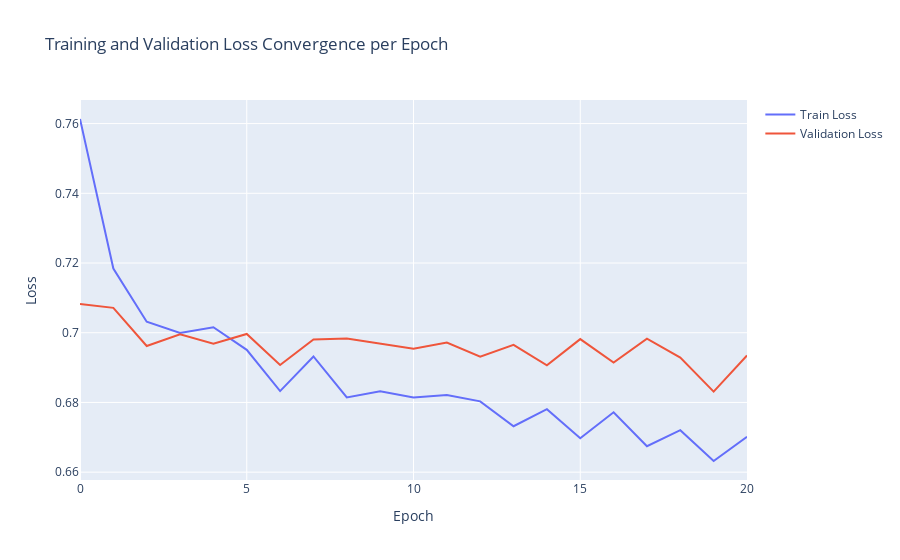
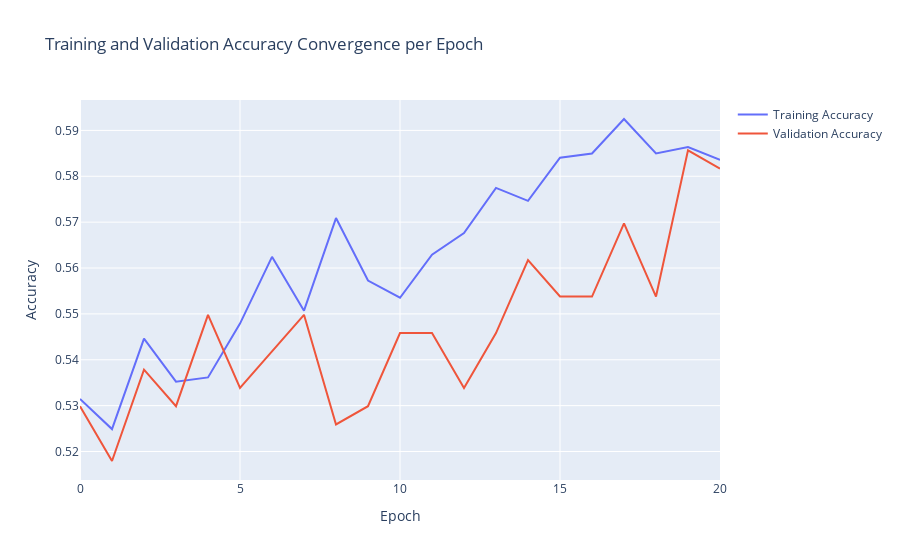

Here is the notebook cell these charts were saved with, in order:
### Code cell
def evaluate_convergence(history):
    epochs = []
    for i in range(len(history.history['loss'])):
        epochs.append(i)
    
    train_loss = history.history['loss']
    val_loss = history.history['val_loss']
    fig1 = make_subplots(rows=1, cols=1, specs=[[{'type':'xy'}]])
    fig1.add_trace(go.Scatter(x=epochs, y=train_loss, mode="lines", name="Train Loss"), row=1, col=1)
    fig1.add_trace(go.Scatter(x=epochs, y=val_loss, mode="lines", name="Validation Loss"), row=1, col=1)
    fig1.update_layout(
        title = "Training and Validation Loss Convergence per Epoch", 
        xaxis1 = dict(title_text = "Epoch"),
        yaxis1 = dict(title_text = "Loss"),
    )
#     fig1.write_image()
    fig1.show()
    
    train_acc = history.history['acc']
    val_acc = history.history['val_acc']
    fig2 = make_subplots(rows=1, cols=1, specs=[[{'type':'xy'}]])
    fig2.add_trace(go.Scatter(x=epochs, y=train_acc, mode="lines", name="Training Accuracy"), row=1, col=1)
    fig2.add_trace(go.Scatter(x=epochs, y=val_acc, mode="lines", name="Validation Accuracy"), row=1, col=1)
    fig2.update_layout(
        title = "Training and Validation Accuracy Convergence per Epoch", 
        xaxis1 = dict(title_text = "Epoch"),
        yaxis1 = dict(title_text = "Accuracy"),
    )
#     fig2.write_image()
    fig2.show()
    
evaluate_convergence(history)

### Figure 1 — Plotly figure (JSON) as saved in the notebook; plotly's stock layout.template omitted (floating-point values rounded to 4 significant figures)
{"data": [{"mode": "lines", "name": "Train Loss", "type": "scatter", "x": [0, 1, 2, 3, 4, 5, 6, 7, 8, 9, 10, 11, 12, 13, 14, 15, 16, 17, 18, 19, 20], "xaxis": "x", "y": [0.7613, 0.7184, 0.7032, 0.6999, 0.7016, 0.6951, 0.6833, 0.6932, 0.6815, 0.6832, 0.6814, 0.6821, 0.6803, 0.6732, 0.6781, 0.6698, 0.6772, 0.6675, 0.672, 0.6632, 0.6702], "yaxis": "y"}, {"mode": "lines", "name": "Validation Loss", "type": "scatter", "x": [0, 1, 2, 3, 4, 5, 6, 7, 8, 9, 10, 11, 12, 13, 14, 15, 16, 17, 18, 19, 20], "xaxis": "x", "y": [0.7083, 0.7071, 0.6962, 0.6995, 0.6968, 0.6996, 0.6907, 0.6981, 0.6984, 0.6968, 0.6954, 0.6972, 0.6931, 0.6965, 0.6906, 0.6982, 0.6914, 0.6983, 0.6929, 0.6831, 0.6935], "yaxis": "y"}], "layout": {"title": {"text": "Training and Validation Loss Convergence per Epoch"}, "xaxis": {"anchor": "y", "domain": [0, 1], "title": {"text": "Epoch"}}, "yaxis": {"anchor": "x", "domain": [0, 1], "title": {"text": "Loss"}}}}

### Figure 2 — Plotly figure (JSON) as saved in the notebook; plotly's stock layout.template omitted (floating-point values rounded to 4 significant figures)
{"data": [{"mode": "lines", "name": "Training Accuracy", "type": "scatter", "x": [0, 1, 2, 3, 4, 5, 6, 7, 8, 9, 10, 11, 12, 13, 14, 15, 16, 17, 18, 19, 20], "xaxis": "x", "y": [0.5315, 0.5249, 0.5446, 0.5352, 0.5362, 0.5479, 0.5624, 0.5507, 0.5709, 0.5573, 0.5535, 0.5629, 0.5676, 0.5775, 0.5746, 0.584, 0.585, 0.5925, 0.585, 0.5864, 0.5836], "yaxis": "y"}, {"mode": "lines", "name": "Validation Accuracy", "type": "scatter", "x": [0, 1, 2, 3, 4, 5, 6, 7, 8, 9, 10, 11, 12, 13, 14, 15, 16, 17, 18, 19, 20], "xaxis": "x", "y": [0.5299, 0.5179, 0.5378, 0.5299, 0.5498, 0.5339, 0.5418, 0.5498, 0.5259, 0.5299, 0.5458, 0.5458, 0.5339, 0.5458, 0.5618, 0.5538, 0.5538, 0.5697, 0.5538, 0.5857, 0.5817], "yaxis": "y"}], "layout": {"title": {"text": "Training and Validation Accuracy Convergence per Epoch"}, "xaxis": {"anchor": "y", "domain": [0, 1], "title": {"text": "Epoch"}}, "yaxis": {"anchor": "x", "domain": [0, 1], "title": {"text": "Accuracy"}}}}
